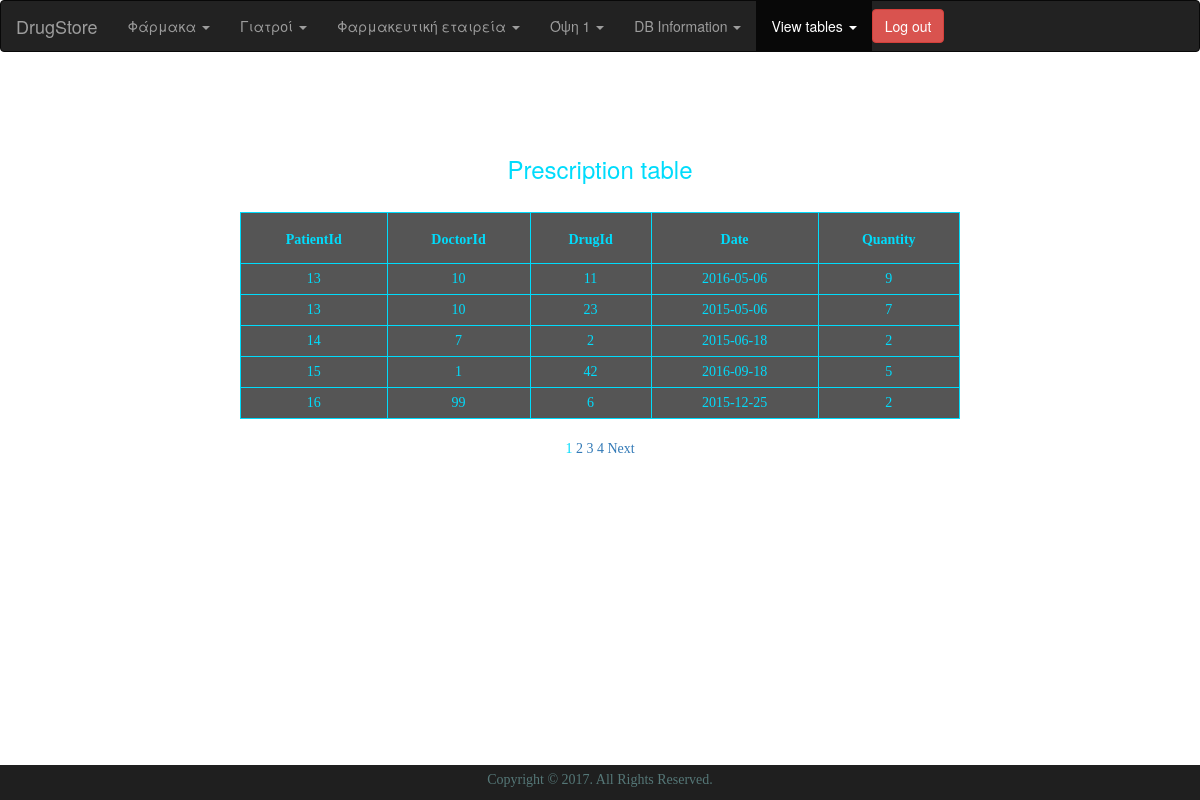
The app's page /site2/view_prescription.php (signed in) with its own data.
### tables this page shows
create table Prescription(
PatientId int not null,
DoctorId int not null,
DrugId int not null,
Date date not null,
Quantity int not null check(Quantity>0),
foreign key(PatientId) references Patient(PatientId) ON DELETE CASCADE ON UPDATE CASCADE,
foreign key(DoctorId) references Doctor(DoctorId),
foreign key(DrugId) references Drug(DrugId) ,
constraint presc_key primary key(PatientId,DoctorId,DrugId) );

### site2/view_prescription.php (the view, shortened to what this page needs)
<!DOCTYPE html>
<html lang="en">
<head>
  <link href="css/bootstrap.min.css" rel="stylesheet">
</head>
<body background="images/30.jpg">
<div>
<nav class="navbar navbar-inverse">
  <div class="container-fluid">
    <div class="navbar-header">
      <a class="navbar-brand" href="http://localhost:8888/site2/index.php">DrugStore</a>
    </div>
    <ul class="nav navbar-nav">
	  <li class="dropdown">
	  	<a class="dropdown-toggle" data-toggle="dropdown" href="#">Φάρμακα
	    	<span class="caret"></span></a>
	        </li>
      <li>
	  <li class="dropdown">
	  	<a class="dropdown-toggle" data-toggle="dropdown" href="#">Γιατροί
	    	<span class="caret"></span></a>
	        </li>
      <li>
  	  <li class="dropdown">
  	  	<a class="dropdown-toggle" data-toggle="dropdown" href="#">Φαρμακευτική εταιρεία
  	    	<span class="caret"></span></a>
  	        </li>
        <li>
  	  <li class="dropdown">
  	  	<a class="dropdown-toggle" data-toggle="dropdown" href="#">Όψη 1
  	    	<span class="caret"></span></a>
  	        </li>
        <li>
		<li class="dropdown">
			<a class="dropdown-toggle" data-toggle="dropdown" href="#">DB Information
		  	<span class="caret"></span></a>
		      </li>
	<li>
  	  <li class="active">
  	  	<a class="dropdown-toggle" data-toggle="dropdown" href="#">View tables
  	    	<span class="caret"></span></a>
  	        </li>
        <li>
			<button class="btn btn-danger navbar-btn navbar-right"><a href="logout.php"><font color="white">Log out</font></a></button>
    </ul>
  </div>
</nav>
<?php
		require_once('mysqli_connect.php');
		$display = 5;
		if (isset($_GET['p']) && is_numeric($_GET['p'])){
			$pages = $_GET['p'];
		}else{
			$q = "SELECT COUNT(PatientId) FROM Prescription";
			$r = @mysqli_query($conn, $q);
			$row = @mysqli_fetch_array($r, MYSQLI_NUM);
			$records = $row[0];
			if ($records > $display){
				$pages = ceil($records/$display);
			}else{
				$pages = 1;
			}
		}
		if (isset($_GET['s']) && is_numeric($_GET['s'])){
			$start = $_GET['s'];
		}else{
			$start = 0;
		}
		$q = "SELECT PatientId,DoctorId,DrugId,Date,Quantity FROM Prescription ORDER BY PatientId ASC LIMIT $start, $display";
		$r = @mysqli_query($conn, $q);
		echo '<h3>Prescription table</h3>';
		echo '</br><table align="center" cellspacing="3" cellpadding="3" width="60%">
			<tr>
				<td align="left"><h5><b>PatientId</b></h5></td>
				<td align="left"><h5><b>DoctorId</b></h5></td>
				<td align="left"><h5><b>DrugId</b></h5></td>
				<td align="left"><h5><b>Date</b></h5></td>
				<td align="left"><h5><b>Quantity</b></h5></td>
			</tr>';
		while ($row = mysqli_fetch_array($r, MYSQLI_ASSOC)){
			echo '<tr>
					<td align="left">' . $row['PatientId'] . '</td>
					<td align="left">' . $row['DoctorId'] . '</td>
					<td align="left">' . $row['DrugId'] . '</td>
					<td align="left">' . $row['Date'] . '</td>
					<td align="left">'  . $row['Quantity'] . '</td>
				  </tr>';
		}
		echo '</table>';
		if ($pages > 1){
			echo '<br /><p>';
			$current_page = ($start/$display)+1;
				for ($i=1; $i<=$pages; $i++){
					if ($i != $current_page){
						echo '<a href="view_prescription.php?s=' . (($display *
						($i - 1))) . '&p=' . $pages . '">' . $i . '</a> ';
					}else{
						echo $i . ' ';
					}
				}
				if ($current_page != $pages){
					echo '<a href="view_prescription.php?s=' . ($start + $display) . '&p=' . $pages . '">Next</a>';
				}
				echo '</p>';
		}
?>
<footer>
<section class="copyright-section">
<div class="container">
<div class="row">
<div class="col-sm-12">
<div class="copyright">
<p>Copyright &copy; 2017. All Rights Reserved.</p>
</div>
</div>
</div>
</div>
</section>
</footer>
</div>
</body>
</html>

### site2/view_prescription.php (style rules this page uses)
html, body { background-repeat:no-repeat; background-size:cover; width: 100%; height: 100%; }
footer { background: #1F1F1F; bottom: 0; position:fixed; right:0; left:0; }
footer .copyright-section { background: #1F1F1F; padding: 10px 1000; }
footer .copyright-section .copyright { margin-top: 5px; }
footer .copyright-section .copyright p { text-align: center; color: #577; }
p,td,b { color:#00DCFC; text-align:center; font-family: "Comic Sans MS"; }
h1,h3,h4,h5 { margin-top: 1em; color:#00DCFC; text-align:center; }
table, th, td { border: 1px solid #00DCFC; border-collapse: collapse; empty-cells: hide; background: RGBA(31, 31, 31, 0.5); }
th, td { padding: 5px; text-align: center; }

### records on screen
prescription: PatientId "13", DoctorId "10", DrugId "11", Date "2016-05-06", Quantity "9"
prescription: PatientId "13", DoctorId "10", DrugId "23", Date "2015-05-06", Quantity "7"
prescription: PatientId "14", DoctorId "7", DrugId "2", Date "2015-06-18", Quantity "2"
prescription: PatientId "15", DoctorId "1", DrugId "42", Date "2016-09-18", Quantity "5"
prescription: PatientId "16", DoctorId "99", DrugId "6", Date "2015-12-25", Quantity "2"
